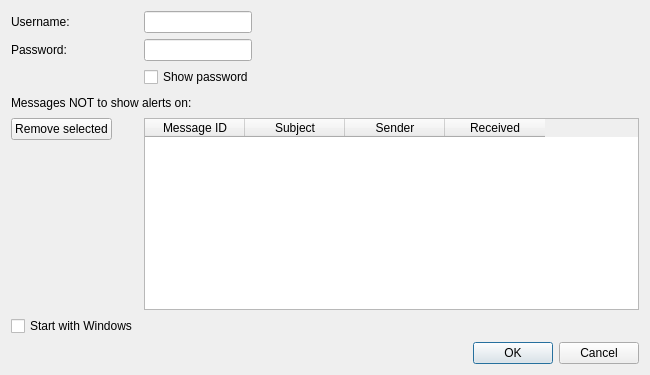
<?xml version="1.0" encoding="UTF-8"?>
<ui version="4.0">
 <class>PreferencesDialog</class>
 <widget class="QDialog" name="PreferencesDialog">
  <property name="geometry">
   <rect>
    <x>0</x>
    <y>0</y>
    <width>650</width>
    <height>375</height>
   </rect>
  </property>
  <property name="windowTitle">
   <string>Options</string>
  </property>
  <layout class="QFormLayout" name="formLayout">
   <property name="fieldGrowthPolicy">
    <enum>QFormLayout::AllNonFixedFieldsGrow</enum>
   </property>
   <item row="0" column="0">
    <widget class="QLabel" name="usernameLabel">
     <property name="text">
      <string>Username:</string>
     </property>
    </widget>
   </item>
   <item row="0" column="1">
    <widget class="QLineEdit" name="usernameTextBox">
     <property name="sizePolicy">
      <sizepolicy hsizetype="Maximum" vsizetype="Fixed">
       <horstretch>0</horstretch>
       <verstretch>0</verstretch>
      </sizepolicy>
     </property>
    </widget>
   </item>
   <item row="2" column="0">
    <widget class="QLabel" name="passwordLabel">
     <property name="text">
      <string>Password:</string>
     </property>
    </widget>
   </item>
   <item row="2" column="1">
    <widget class="QLineEdit" name="passwordTextBox">
     <property name="sizePolicy">
      <sizepolicy hsizetype="Maximum" vsizetype="Fixed">
       <horstretch>0</horstretch>
       <verstretch>0</verstretch>
      </sizepolicy>
     </property>
    </widget>
   </item>
   <item row="3" column="1">
    <widget class="QCheckBox" name="showPasswordCheckBox">
     <property name="text">
      <string>Show password</string>
     </property>
    </widget>
   </item>
   <item row="4" column="0" colspan="2">
    <widget class="QLabel" name="messagesLabel">
     <property name="text">
      <string>Messages NOT to show alerts on:</string>
     </property>
    </widget>
   </item>
   <item row="5" column="0">
    <widget class="QPushButton" name="buttonRemoveSelected">
     <property name="text">
      <string>Remove selected</string>
     </property>
    </widget>
   </item>
   <item row="5" column="1">
    <widget class="QTableWidget" name="tableMessages">
     <property name="editTriggers">
      <set>QAbstractItemView::NoEditTriggers</set>
     </property>
     <property name="dragDropMode">
      <enum>QAbstractItemView::NoDragDrop</enum>
     </property>
     <property name="selectionBehavior">
      <enum>QAbstractItemView::SelectRows</enum>
     </property>
     <property name="sortingEnabled">
      <bool>true</bool>
     </property>
     <column>
      <property name="text">
       <string>Message ID</string>
      </property>
     </column>
     <column>
      <property name="text">
       <string>Subject</string>
      </property>
     </column>
     <column>
      <property name="text">
       <string>Sender</string>
      </property>
     </column>
     <column>
      <property name="text">
       <string>Received</string>
      </property>
     </column>
    </widget>
   </item>
   <item row="7" column="0">
    <widget class="QCheckBox" name="startWithWindowsCheckBox">
     <property name="text">
      <string>Start with Windows</string>
     </property>
    </widget>
   </item>
   <item row="8" column="0" colspan="2">
    <widget class="QDialogButtonBox" name="buttonBox">
     <property name="orientation">
      <enum>Qt::Horizontal</enum>
     </property>
     <property name="standardButtons">
      <set>QDialogButtonBox::Cancel|QDialogButtonBox::Ok</set>
     </property>
    </widget>
   </item>
  </layout>
 </widget>
 <resources/>
 <connections>
  <connection>
   <sender>buttonBox</sender>
   <signal>accepted()</signal>
   <receiver>PreferencesDialog</receiver>
   <slot>accept()</slot>
   <hints>
    <hint type="sourcelabel">
     <x>248</x>
     <y>254</y>
    </hint>
    <hint type="destinationlabel">
     <x>157</x>
     <y>274</y>
    </hint>
   </hints>
  </connection>
  <connection>
   <sender>buttonBox</sender>
   <signal>rejected()</signal>
   <receiver>PreferencesDialog</receiver>
   <slot>reject()</slot>
   <hints>
    <hint type="sourcelabel">
     <x>316</x>
     <y>260</y>
    </hint>
    <hint type="destinationlabel">
     <x>286</x>
     <y>274</y>
    </hint>
   </hints>
  </connection>
  <connection>
   <sender>buttonRemoveSelected</sender>
   <signal>clicked()</signal>
   <receiver>PreferencesDialog</receiver>
   <slot>removeSelected()</slot>
   <hints>
    <hint type="sourcelabel">
     <x>124</x>
     <y>111</y>
    </hint>
    <hint type="destinationlabel">
     <x>249</x>
     <y>152</y>
    </hint>
   </hints>
  </connection>
  <connection>
   <sender>showPasswordCheckBox</sender>
   <signal>stateChanged(int)</signal>
   <receiver>PreferencesDialog</receiver>
   <slot>togglePassword(int)</slot>
   <hints>
    <hint type="sourcelabel">
     <x>240</x>
     <y>50</y>
    </hint>
    <hint type="destinationlabel">
     <x>249</x>
     <y>152</y>
    </hint>
   </hints>
  </connection>
 </connections>
 <slots>
  <slot>removeSelected()</slot>
  <slot>togglePassword(int)</slot>
 </slots>
</ui>
